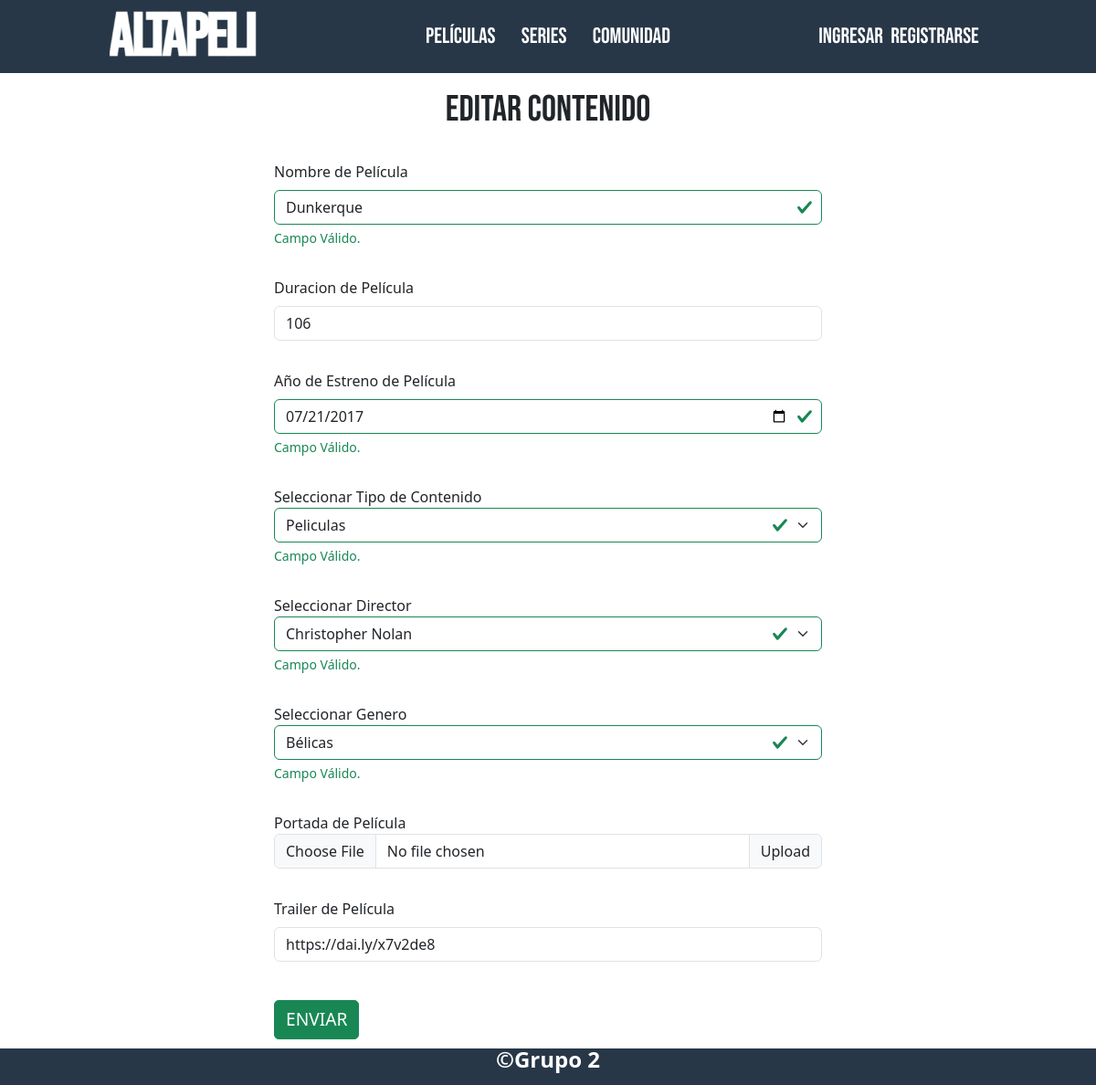
/peliculas_series/modificar_contenido/1/, run on an earlier commit of the app's database.
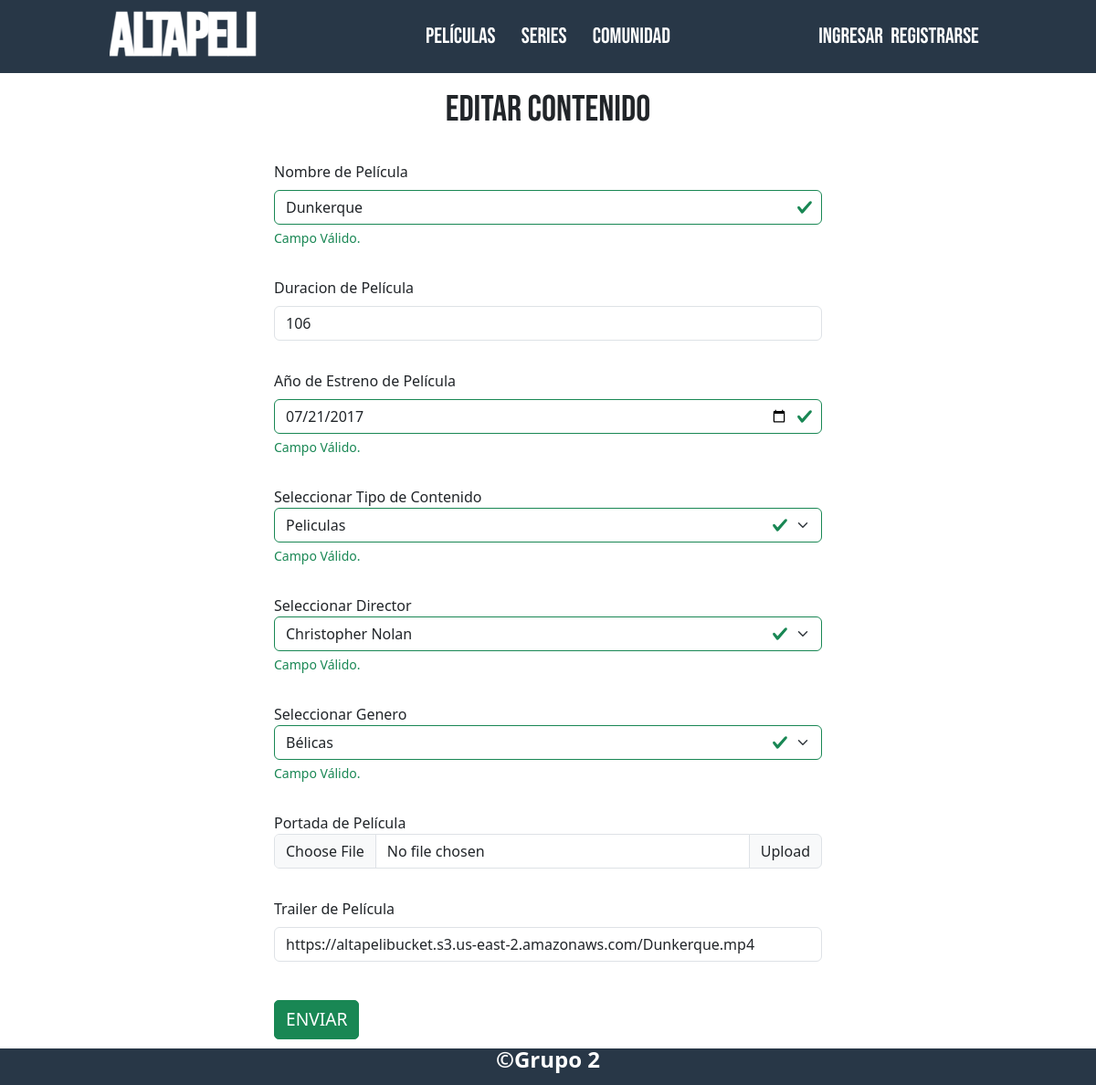
And on a later commit of the database.
### apps/Peliculas_Series/models.py (models this page shows, shortened)
class PeliculaSerie(models.Model):
    nombre = models.CharField(max_length=255, blank=False)
    tipo = models.ForeignKey(Tipo, on_delete=models.CASCADE, blank=False)
    genero = models.ForeignKey(Genero, on_delete=models.CASCADE, blank=False)
    duracion = models.IntegerField(default=0)
    anio_estreno = models.DateField()
    director = models.ForeignKey(Director, on_delete=models.CASCADE, blank=False)
    trailer_url= models.URLField(
        max_length=500,
        default="https://altapelibucket.s3.us-east-2.amazonaws.com/RickRoll.mp4",
        blank=True
        )
    portada_img= models.ImageField(
        upload_to="peliculas/",
        blank=True,
        null=True,
        default="peliculas/Pelicula_Default.png"
    )

### apps/Peliculas_Series/views.py (the view)
# urls.py: path('modificar_contenido/<int:pk>/', views.AdminVistaModificarContenido.as_view(), name="admin_modificar_contenido"),
class AdminVistaModificarContenido(UpdateView):
    model= PeliculaSerie
    form_class= FormularioCrearContenido
    template_name= 'peliculas_series/AdminEditarContenido.html'
    success_url= reverse_lazy('admin_listar_contenido')
    def get_context_data(self, **kwargs):
        context= super().get_context_data(**kwargs)
        pk= self.kwargs['pk']
        contenido= PeliculaSerie.objects.get(id=pk)
        context['contenido']= contenido
        context['tipos']= Tipo.objects.all()
        context['generos']= Genero.objects.all()
        context['directores']= Director.objects.all()
        return context

### apps/Peliculas_Series/forms.py
class FormularioCrearContenido(forms.ModelForm):
    class Meta:
        model= PeliculaSerie
        fields= [
            "nombre",
            "duracion",
            "anio_estreno",
            "director",
            "genero",
            "tipo",
            "portada_img",
            "trailer_url"
        ]

### templates/peliculas_series/AdminEditarContenido.html (shortened to what the changed rows need)
{% extends 'base.html' %}
{% block contenido %}
<div class="crearContenido__container">
    <form method="POST" class="needs-validation" novalidate enctype="multipart/form-data">
        <div class="input__container">
            <label for="input__nombre" class="form-label">Nombre de Película</label>
            <input type="text" id="input__nombre" name="nombre" class="form-control
                {% if not form.nombre.errors and form.nombre.value %}is-valid{% endif %}
                " value="{% if form.nombre.value is not None %}{{ form.nombre.value }}{% endif %} "
                placeholder="Nombre">
            {% if form.nombre.errors %}
            <div class="invalid-feedback">
                Este campo no es Válido.
            </div>
            {% else %}
            <div class="valid-feedback">
                Campo Válido.
            </div>
            {% endif %}
        </div>
        <div class="input__container">
            <label for="input__duracion" class="form-label">Duracion de Película</label>
            <input type="number" id="input__duracion" name="duracion" class="form-control"
                value="{% if contenido.duracion is not None %}{{contenido.duracion}}{% endif %}"
                placeholder="Duracion">
        </div>
        <div class="input__container">
            <label for="input__anio_estreno" class="form-label">Año de Estreno de Película</label>
            <input type="date" id="input__anio_estreno" name="anio_estreno" class="form-control
                                                {% if not form.anio_estreno.errors and form.anio_estreno.value %}is-valid{% endif %}
                                                "
                value="{% if contenido.anio_estreno is not None %}{{contenido.anio_estreno|stringformat:"s"}}{% endif %}">
            {% if form.anio_estreno.errors %}
            <div class="invalid-feedback">
                Este campo no es Válido.
            </div>
            {% else %}
            <div class="valid-feedback">
                Campo Válido.
            </div>
            {% endif %}
        </div>
        <div class="input__container">
            <div class="input-group">
                <input type="file" class="form-control" id="input__container" name="portada_img" value="{% if contenido.portada_img is not None %}{{ contenido.portada_img }}{% endif %}">
                <label for="input__container" class="input-group-text">Upload</label>
            </div>
        </div>
        <div class="input__container">
            <label for="input__trailer_url" class="form-label">Trailer de Película</label>
            <input
                type="text"
                id="input__trailer_url"
                name="trailer_url"
                class="form-control"
                value="{% if form.trailer_url.value is not None %}{{ form.trailer_url.value }}{% endif %}"
                placeholder="URL de Trailer"
            >
        </div>
    </form>
</div>
{% endblock %}

What changed in the data, as far as the page shows it:
changed PeliculaSerie "Dunkerque": trailer_url "https://dai.ly/x7v2de8" → "https://altapelibucket.s3.us-east-2.amazonaws.com/Dunkerque.mp4"
